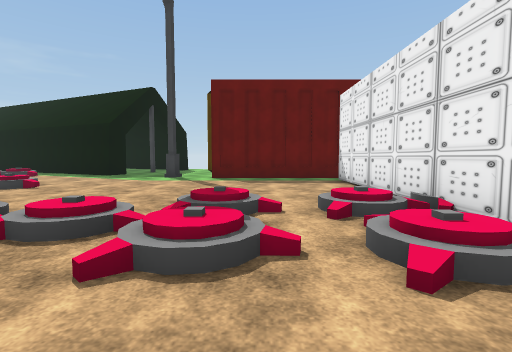
view 1 (above)

18 first-person views from a walk through a scene from a Unity 3-D project. The camera is 1.3 m above the floor, tilts 4° down and sees 85° across. The floor is counted in squares, 2 m on a side. Each view is taken from the middle of a square. On the plan, view 1 faces up. The plan holds only what a view shows up to about 9 squares ahead; the rest is blank. The place goes on beyond the plan. Some surface patterns are stand-ins.

view 2
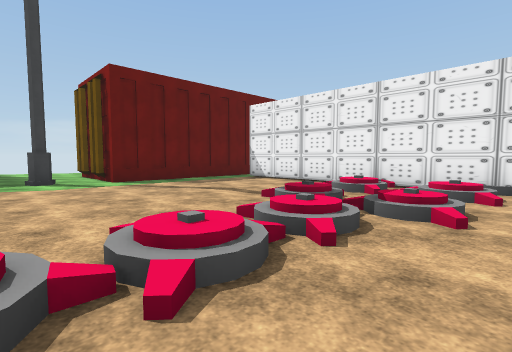

view 3
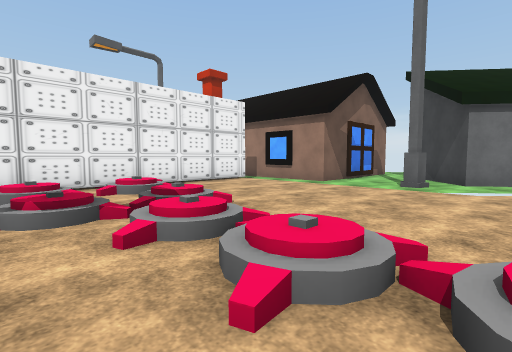

view 4
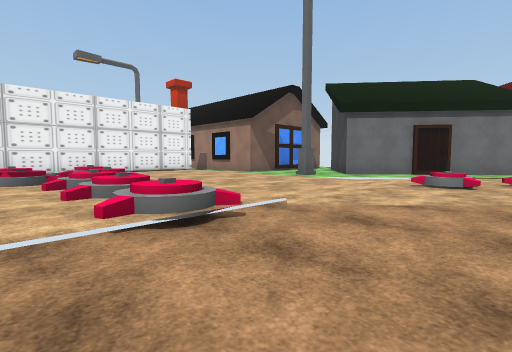

view 5
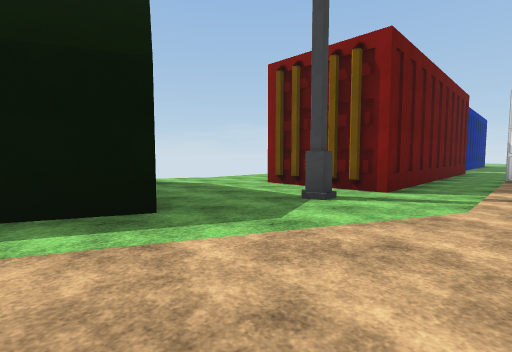

view 6
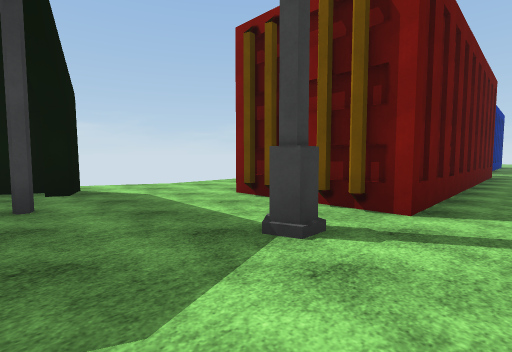

view 7
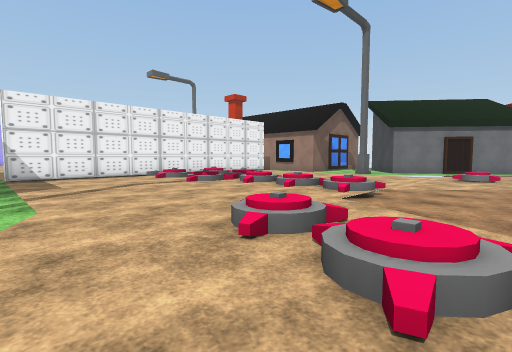

view 8
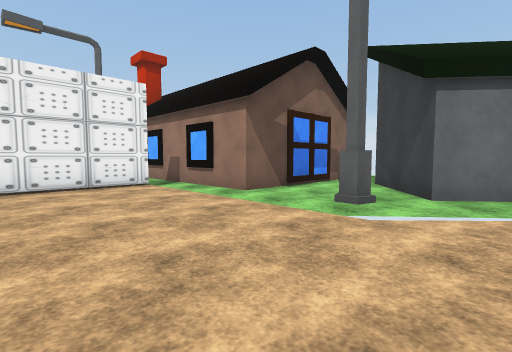

view 9
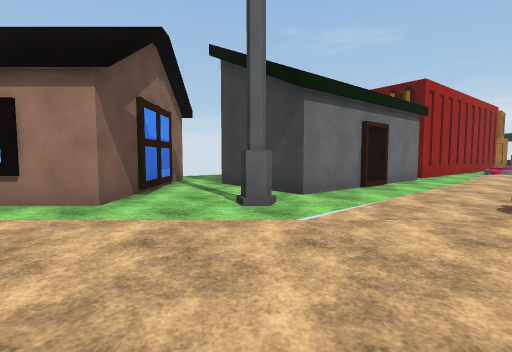

view 10
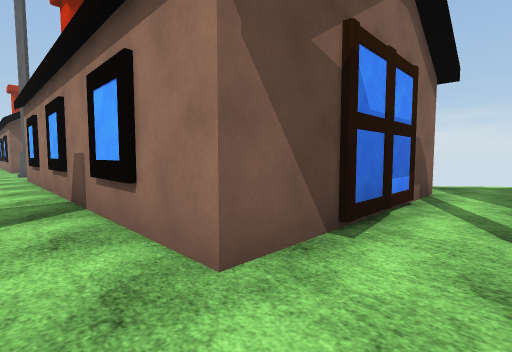

view 11
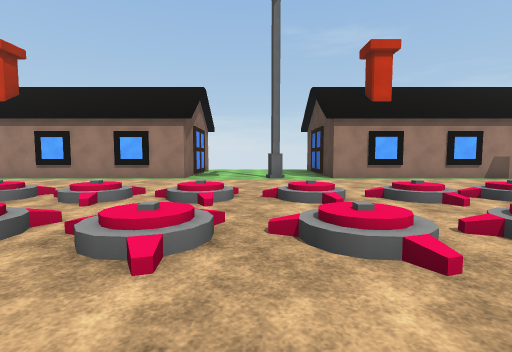

view 12
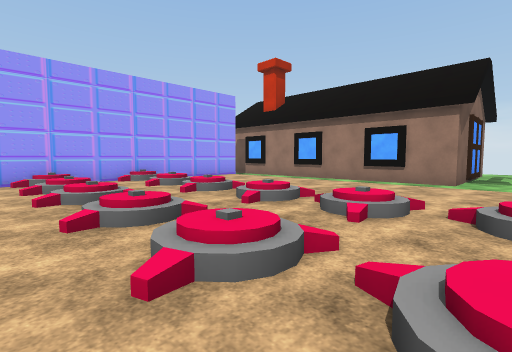

view 13
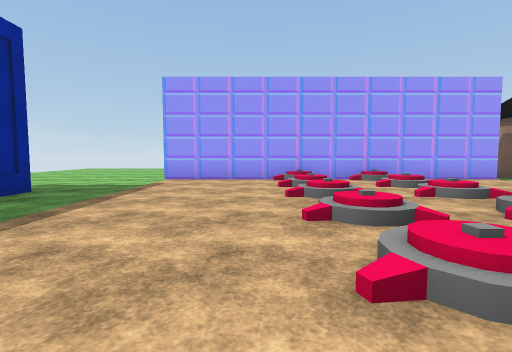

view 14
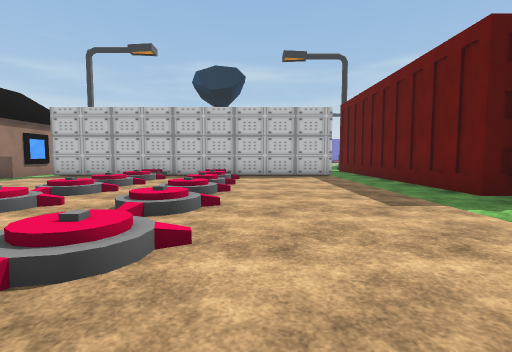

view 15
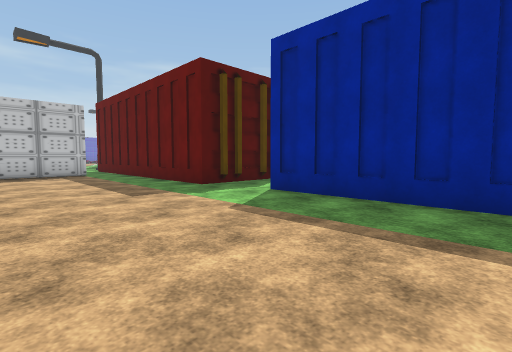

view 16
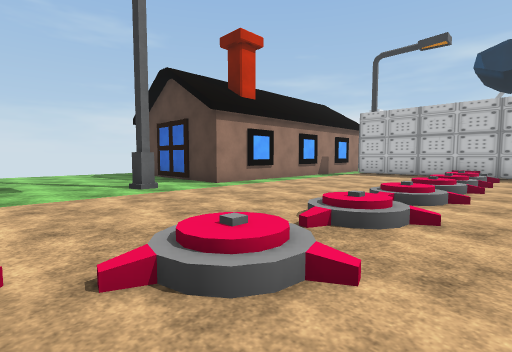

view 17
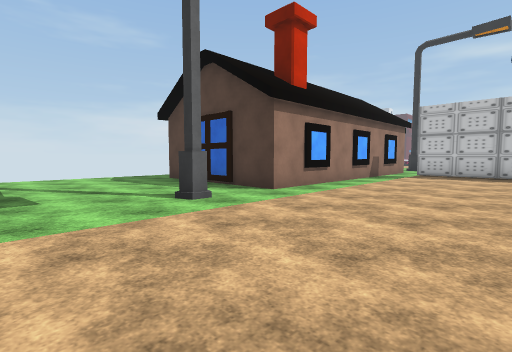

view 18
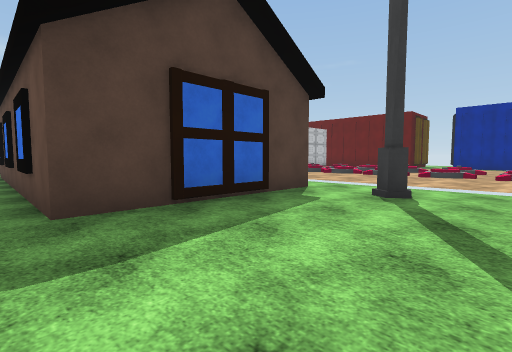

### Floor plan
Key: @ floor where view 1 was taken; # wall or solid block; . main floor; - floor 0.25 m lower than the main floor; / step, stairs or slope; O other object.
Columns run from 7 left of view 1 to 21 right of it. Each row starts with its distance up from view 1.
 15   ##.
 14   .#...
 13   .....
 12   ....#       #
 11 ###...#       #.          ...
 10 ......#       #.#####   #....
  9 ....#.#########......  ......
  8 ..................... .......
  7 ..........#................#
  6 .OO.......#................#
  5 /.........#................#
  4 --/.......#O.OO.OO.O.OO.OO.#
  3 --/O...OO.#................#
  2 --/.OO.OO.#..O..O..O.O..O..#
  1 --/.......#O..O..O....O..O.#
  0 --/....@..#................#
 -1 /-/.......#................#
 -2 //////......................
 -3 //-/.#..########..#..########
 -4 /--.....#      #.....#
 -5 --.###..#      #.....#
 -6 ..## #..#      #.....#
 -7 .##   ..########.....
 -8 ##    ..  ...........
 -9       ..

Where each view was taken, in squares from view 1:
view 1: 0 up, 0 right, facing up
view 2: 1 up, 4 left, facing up-right
view 3: 4 up, 4 left, facing down-right
view 4: 4 up, 7 left, facing down-right
view 5: 7 up, 7 left, facing up-right
view 6: 8 up, 5 left, facing up-right
view 7: 8 up, 7 left, facing down-right
view 8: 1 up, 4 left, facing down-right
view 9: 1 up, 2 left, facing down
view 10: 2 down, 1 left, facing down-right
view 11: 6 up, 11 right, facing down
view 12: 5 up, 12 right, facing down-right
view 13: 5 up, 12 right, facing right
view 14: 5 up, 12 right, facing left
view 15: 5 up, 13 right, facing up-left
view 16: 3 up, 13 right, facing down-left
view 17: 1 up, 13 right, facing down-left
view 18: 8 down, 12 right, facing up-left
